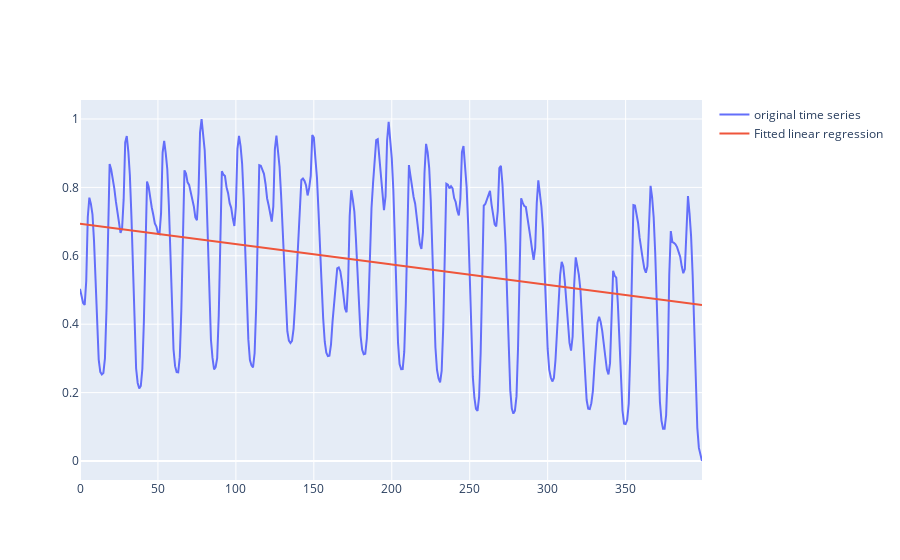

The code cell stored with this chart in its notebook:
### Code cell
fig = go.Figure()
fig.add_trace(
    go.Scatter(
        x=df.x,
        y=df.y, name="original time series")
)
fig.add_trace(
    go.Scatter(
        x=df.x,
        y=lin_reg.predict(df[["x"]])[:, 0], name="Fitted linear regression")
)

### Figure 1 — Plotly figure (JSON) as saved in the notebook; plotly's stock layout.template omitted (floating-point values rounded to 4 significant figures; data arrays with more than 128 entries replaced by an {"elided": "..."} marker saying what was removed)
{"data": [{"name": "original time series", "type": "scatter", "x": {"elided": "400 int values"}, "y": {"elided": "400 float values"}}, {"name": "Fitted linear regression", "type": "scatter", "x": {"elided": "400 int values"}, "y": {"elided": "400 float values"}}], "layout": {}}
